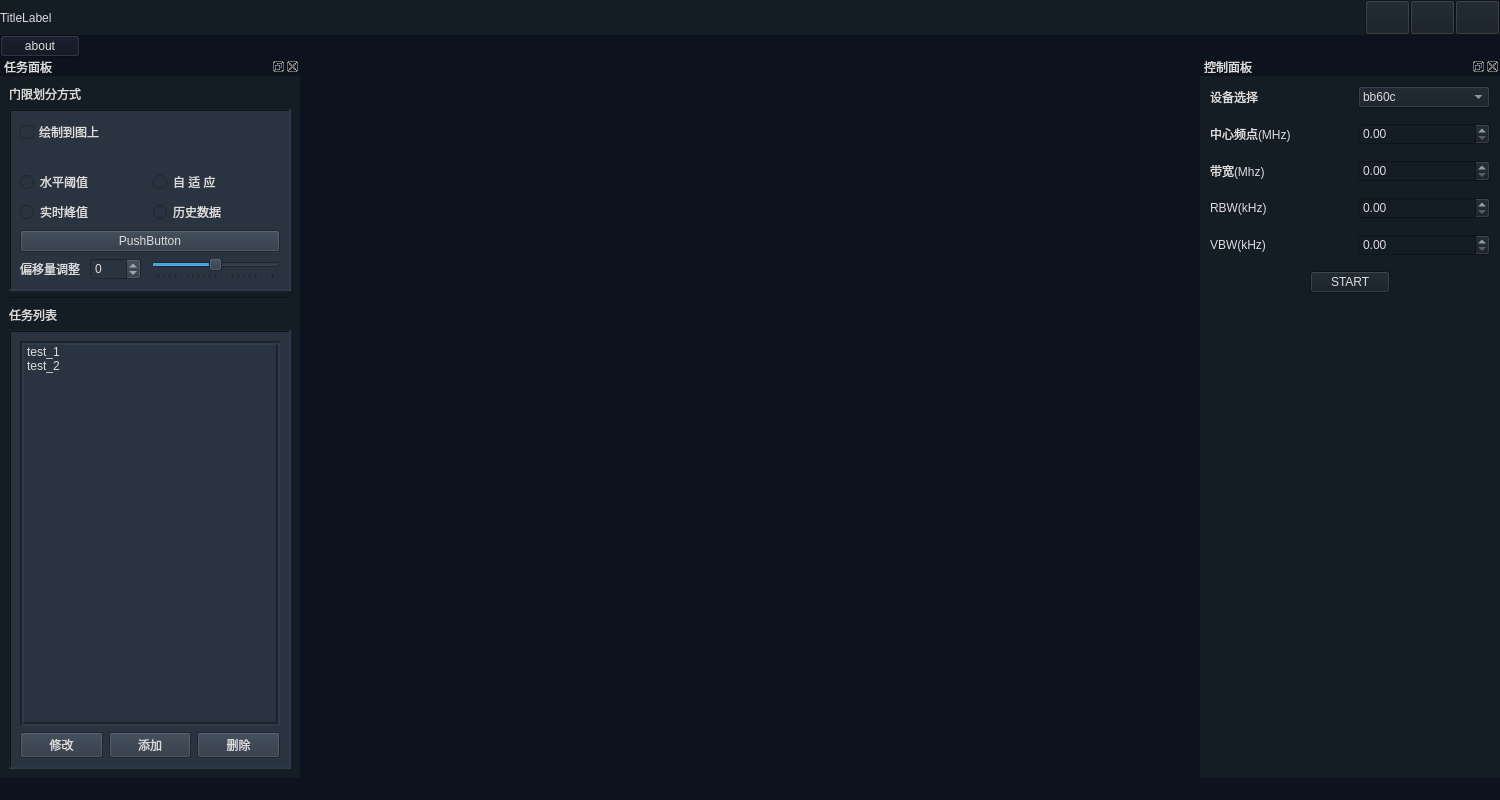
<?xml version="1.0" encoding="UTF-8"?>
<ui version="4.0">
 <class>MainWindow</class>
 <widget class="QMainWindow" name="MainWindow">
  <property name="geometry">
   <rect>
    <x>0</x>
    <y>0</y>
    <width>1500</width>
    <height>800</height>
   </rect>
  </property>
  <property name="windowTitle">
   <string>MainWindow</string>
  </property>
  <property name="styleSheet">
   <string notr="true">background-color: rgb(13, 18, 31);
color: rgb(220, 220, 220);</string>
  </property>
  <widget class="QWidget" name="centralwidget">
   <property name="sizePolicy">
    <sizepolicy hsizetype="Preferred" vsizetype="Preferred">
     <horstretch>0</horstretch>
     <verstretch>0</verstretch>
    </sizepolicy>
   </property>
   <layout class="QVBoxLayout" name="verticalLayout_3">
    <property name="spacing">
     <number>0</number>
    </property>
    <property name="leftMargin">
     <number>0</number>
    </property>
    <property name="topMargin">
     <number>0</number>
    </property>
    <property name="rightMargin">
     <number>0</number>
    </property>
    <property name="bottomMargin">
     <number>0</number>
    </property>
    <item>
     <widget class="QWidget" name="title_widget" native="true">
      <property name="styleSheet">
       <string notr="true">background-color: rgb(60, 63, 65);
background-color: rgb(20, 28, 36);</string>
      </property>
      <layout class="QHBoxLayout" name="horizontalLayout">
       <property name="spacing">
        <number>0</number>
       </property>
       <property name="leftMargin">
        <number>0</number>
       </property>
       <property name="topMargin">
        <number>0</number>
       </property>
       <property name="rightMargin">
        <number>0</number>
       </property>
       <property name="bottomMargin">
        <number>0</number>
       </property>
       <item>
        <widget class="QLabel" name="title_label">
         <property name="minimumSize">
          <size>
           <width>0</width>
           <height>0</height>
          </size>
         </property>
         <property name="text">
          <string>TitleLabel</string>
         </property>
        </widget>
       </item>
       <item>
        <spacer name="horizontalSpacer_title">
         <property name="orientation">
          <enum>Qt::Horizontal</enum>
         </property>
         <property name="sizeHint" stdset="0">
          <size>
           <width>40</width>
           <height>20</height>
          </size>
         </property>
        </spacer>
       </item>
       <item>
        <widget class="QPushButton" name="btn_min">
         <property name="minimumSize">
          <size>
           <width>45</width>
           <height>35</height>
          </size>
         </property>
         <property name="maximumSize">
          <size>
           <width>45</width>
           <height>35</height>
          </size>
         </property>
         <property name="text">
          <string/>
         </property>
        </widget>
       </item>
       <item>
        <widget class="QPushButton" name="btn_max">
         <property name="minimumSize">
          <size>
           <width>45</width>
           <height>35</height>
          </size>
         </property>
         <property name="maximumSize">
          <size>
           <width>45</width>
           <height>35</height>
          </size>
         </property>
         <property name="text">
          <string/>
         </property>
        </widget>
       </item>
       <item>
        <widget class="QPushButton" name="btn_close">
         <property name="minimumSize">
          <size>
           <width>45</width>
           <height>35</height>
          </size>
         </property>
         <property name="maximumSize">
          <size>
           <width>45</width>
           <height>35</height>
          </size>
         </property>
         <property name="text">
          <string/>
         </property>
        </widget>
       </item>
      </layout>
     </widget>
    </item>
    <item>
     <widget class="QWidget" name="menu_widget" native="true">
      <layout class="QHBoxLayout" name="horizontalLayout_2">
       <property name="spacing">
        <number>0</number>
       </property>
       <property name="leftMargin">
        <number>0</number>
       </property>
       <property name="topMargin">
        <number>0</number>
       </property>
       <property name="rightMargin">
        <number>0</number>
       </property>
       <property name="bottomMargin">
        <number>0</number>
       </property>
       <item>
        <widget class="QPushButton" name="pushButton_about">
         <property name="text">
          <string>about</string>
         </property>
        </widget>
       </item>
       <item>
        <spacer name="horizontalSpacer_menu">
         <property name="orientation">
          <enum>Qt::Horizontal</enum>
         </property>
         <property name="sizeHint" stdset="0">
          <size>
           <width>40</width>
           <height>20</height>
          </size>
         </property>
        </spacer>
       </item>
      </layout>
     </widget>
    </item>
    <item>
     <widget class="QWidget" name="main_widget" native="true">
      <property name="sizePolicy">
       <sizepolicy hsizetype="Preferred" vsizetype="Preferred">
        <horstretch>0</horstretch>
        <verstretch>0</verstretch>
       </sizepolicy>
      </property>
      <layout class="QHBoxLayout" name="horizontalLayout_4">
       <property name="spacing">
        <number>0</number>
       </property>
       <property name="leftMargin">
        <number>0</number>
       </property>
       <property name="topMargin">
        <number>0</number>
       </property>
       <property name="rightMargin">
        <number>0</number>
       </property>
       <property name="bottomMargin">
        <number>0</number>
       </property>
       <item>
        <widget class="QDockWidget" name="dockWidget_task">
         <property name="maximumSize">
          <size>
           <width>300</width>
           <height>524287</height>
          </size>
         </property>
         <property name="styleSheet">
          <string notr="true">background-color: rgb(60, 63, 65);
background-color: rgb(20, 28, 36);</string>
         </property>
         <property name="windowTitle">
          <string>任务面板</string>
         </property>
         <widget class="QWidget" name="dockWidgetContents_task">
          <layout class="QVBoxLayout" name="verticalLayout">
           <item>
            <widget class="QLabel" name="label_2">
             <property name="text">
              <string>门限划分方式</string>
             </property>
            </widget>
           </item>
           <item>
            <widget class="QFrame" name="frame_threshold">
             <property name="styleSheet">
              <string notr="true">background-color: rgb(42, 52, 65);</string>
             </property>
             <property name="frameShape">
              <enum>QFrame::WinPanel</enum>
             </property>
             <property name="frameShadow">
              <enum>QFrame::Sunken</enum>
             </property>
             <property name="lineWidth">
              <number>1</number>
             </property>
             <layout class="QVBoxLayout" name="verticalLayout_5">
              <item>
               <widget class="QCheckBox" name="checkBox_threshold">
                <property name="text">
                 <string>绘制到图上</string>
                </property>
               </widget>
              </item>
              <item>
               <widget class="QLabel" name="label_3">
                <property name="text">
                 <string/>
                </property>
               </widget>
              </item>
              <item>
               <layout class="QGridLayout" name="gridLayout_threshold">
                <item row="0" column="0">
                 <widget class="QRadioButton" name="radioButton_level">
                  <property name="minimumSize">
                   <size>
                    <width>100</width>
                    <height>0</height>
                   </size>
                  </property>
                  <property name="text">
                   <string>水平阈值</string>
                  </property>
                 </widget>
                </item>
                <item row="0" column="1">
                 <widget class="QRadioButton" name="radioButton_auto">
                  <property name="minimumSize">
                   <size>
                    <width>100</width>
                    <height>0</height>
                   </size>
                  </property>
                  <property name="text">
                   <string>自 适 应</string>
                  </property>
                 </widget>
                </item>
                <item row="1" column="0">
                 <widget class="QRadioButton" name="radioButton_peak">
                  <property name="minimumSize">
                   <size>
                    <width>100</width>
                    <height>0</height>
                   </size>
                  </property>
                  <property name="text">
                   <string>实时峰值</string>
                  </property>
                 </widget>
                </item>
                <item row="1" column="1">
                 <widget class="QRadioButton" name="radioButton_history">
                  <property name="minimumSize">
                   <size>
                    <width>100</width>
                    <height>0</height>
                   </size>
                  </property>
                  <property name="text">
                   <string>历史数据</string>
                  </property>
                 </widget>
                </item>
               </layout>
              </item>
              <item>
               <widget class="QPushButton" name="btn_history">
                <property name="text">
                 <string>PushButton</string>
                </property>
               </widget>
              </item>
              <item>
               <layout class="QHBoxLayout" name="horizontalLayout_offset">
                <property name="spacing">
                 <number>10</number>
                </property>
                <item>
                 <widget class="QLabel" name="label_offset">
                  <property name="text">
                   <string>偏移量调整</string>
                  </property>
                 </widget>
                </item>
                <item>
                 <widget class="QSpinBox" name="spinBox_offset">
                  <property name="minimum">
                   <number>-100</number>
                  </property>
                  <property name="maximum">
                   <number>100</number>
                  </property>
                 </widget>
                </item>
                <item>
                 <widget class="QSlider" name="horizontalSlider_offset">
                  <property name="minimum">
                   <number>-100</number>
                  </property>
                  <property name="maximum">
                   <number>100</number>
                  </property>
                  <property name="orientation">
                   <enum>Qt::Horizontal</enum>
                  </property>
                  <property name="tickPosition">
                   <enum>QSlider::TicksBelow</enum>
                  </property>
                 </widget>
                </item>
               </layout>
              </item>
             </layout>
            </widget>
           </item>
           <item>
            <widget class="Line" name="line_threshold">
             <property name="orientation">
              <enum>Qt::Horizontal</enum>
             </property>
            </widget>
           </item>
           <item>
            <widget class="QLabel" name="label_task_list">
             <property name="text">
              <string>任务列表</string>
             </property>
            </widget>
           </item>
           <item>
            <widget class="QFrame" name="frame_task_list">
             <property name="styleSheet">
              <string notr="true">background-color: rgb(42, 52, 65);</string>
             </property>
             <property name="frameShape">
              <enum>QFrame::WinPanel</enum>
             </property>
             <property name="frameShadow">
              <enum>QFrame::Sunken</enum>
             </property>
             <layout class="QVBoxLayout" name="verticalLayout_4">
              <item>
               <widget class="QListWidget" name="listWidget_task">
                <property name="frameShape">
                 <enum>QFrame::Box</enum>
                </property>
                <property name="frameShadow">
                 <enum>QFrame::Sunken</enum>
                </property>
                <property name="lineWidth">
                 <number>2</number>
                </property>
                <property name="midLineWidth">
                 <number>0</number>
                </property>
                <item>
                 <property name="text">
                  <string>test_1</string>
                 </property>
                </item>
                <item>
                 <property name="text">
                  <string>test_2</string>
                 </property>
                </item>
               </widget>
              </item>
              <item>
               <layout class="QHBoxLayout" name="horizontalLayout_task_btn">
                <item>
                 <widget class="QPushButton" name="btn_task_modify">
                  <property name="text">
                   <string>修改</string>
                  </property>
                 </widget>
                </item>
                <item>
                 <widget class="QPushButton" name="btn_task_add">
                  <property name="text">
                   <string>添加</string>
                  </property>
                 </widget>
                </item>
                <item>
                 <widget class="QPushButton" name="btn_task_delete">
                  <property name="text">
                   <string>删除</string>
                  </property>
                 </widget>
                </item>
               </layout>
              </item>
             </layout>
            </widget>
           </item>
          </layout>
         </widget>
        </widget>
       </item>
       <item>
        <widget class="QStackedWidget" name="stackedWidget">
         <property name="currentIndex">
          <number>0</number>
         </property>
         <widget class="QWidget" name="page_1">
          <layout class="QVBoxLayout" name="verticalLayout_2">
           <property name="spacing">
            <number>2</number>
           </property>
           <property name="leftMargin">
            <number>2</number>
           </property>
           <property name="topMargin">
            <number>2</number>
           </property>
           <property name="rightMargin">
            <number>2</number>
           </property>
           <property name="bottomMargin">
            <number>2</number>
           </property>
           <item>
            <widget class="QCustomPlot" name="widget_plot" native="true"/>
           </item>
          </layout>
         </widget>
         <widget class="QWidget" name="page_2">
          <widget class="QLabel" name="label_page_2">
           <property name="geometry">
            <rect>
             <x>500</x>
             <y>270</y>
             <width>591</width>
             <height>151</height>
            </rect>
           </property>
           <property name="text">
            <string>label_page_2</string>
           </property>
          </widget>
         </widget>
        </widget>
       </item>
       <item>
        <widget class="QDockWidget" name="dockWidget_ctrl">
         <property name="maximumSize">
          <size>
           <width>300</width>
           <height>524287</height>
          </size>
         </property>
         <property name="styleSheet">
          <string notr="true">background-color: rgb(60, 63, 65);
background-color: rgb(20, 28, 36);</string>
         </property>
         <property name="windowTitle">
          <string>控制面板</string>
         </property>
         <widget class="QWidget" name="dockWidgetContents_ctrl">
          <layout class="QHBoxLayout" name="horizontalLayout_5">
           <property name="spacing">
            <number>15</number>
           </property>
           <property name="leftMargin">
            <number>10</number>
           </property>
           <property name="topMargin">
            <number>10</number>
           </property>
           <property name="rightMargin">
            <number>10</number>
           </property>
           <property name="bottomMargin">
            <number>10</number>
           </property>
           <item>
            <layout class="QVBoxLayout" name="verticalLayout_ctrl">
             <item>
              <layout class="QHBoxLayout" name="horizontalLayout_devices">
               <item>
                <widget class="QLabel" name="label_devices">
                 <property name="text">
                  <string>设备选择</string>
                 </property>
                </widget>
               </item>
               <item>
                <widget class="QComboBox" name="comboBox_devices">
                 <item>
                  <property name="text">
                   <string>bb60c</string>
                  </property>
                 </item>
                </widget>
               </item>
              </layout>
             </item>
             <item>
              <layout class="QHBoxLayout" name="horizontalLayout_freq">
               <item>
                <widget class="QLabel" name="label">
                 <property name="text">
                  <string>中心频点(MHz)</string>
                 </property>
                </widget>
               </item>
               <item>
                <widget class="QDoubleSpinBox" name="doubleSpinBox_freq">
                 <property name="maximum">
                  <double>100000.000000000000000</double>
                 </property>
                </widget>
               </item>
              </layout>
             </item>
             <item>
              <layout class="QHBoxLayout" name="horizontalLayout_bw">
               <item>
                <widget class="QLabel" name="label_bw">
                 <property name="text">
                  <string>带宽(Mhz)</string>
                 </property>
                </widget>
               </item>
               <item>
                <widget class="QDoubleSpinBox" name="doubleSpinBox_bw">
                 <property name="maximum">
                  <double>100000.000000000000000</double>
                 </property>
                </widget>
               </item>
              </layout>
             </item>
             <item>
              <layout class="QHBoxLayout" name="horizontalLayout_rbw">
               <item>
                <widget class="QLabel" name="label_rbw">
                 <property name="text">
                  <string>RBW(kHz)</string>
                 </property>
                </widget>
               </item>
               <item>
                <widget class="QDoubleSpinBox" name="doubleSpinBox_rbw">
                 <property name="maximum">
                  <double>100000.000000000000000</double>
                 </property>
                </widget>
               </item>
              </layout>
             </item>
             <item>
              <layout class="QHBoxLayout" name="horizontalLayout_vbw">
               <item>
                <widget class="QLabel" name="label_vbw">
                 <property name="text">
                  <string>VBW(kHz)</string>
                 </property>
                </widget>
               </item>
               <item>
                <widget class="QDoubleSpinBox" name="doubleSpinBox_vbw">
                 <property name="maximum">
                  <double>100000.000000000000000</double>
                 </property>
                </widget>
               </item>
              </layout>
             </item>
             <item>
              <layout class="QHBoxLayout" name="horizontalLayout_start_btn">
               <item>
                <spacer name="horizontalLayout_start_btn_2">
                 <property name="orientation">
                  <enum>Qt::Horizontal</enum>
                 </property>
                 <property name="sizeHint" stdset="0">
                  <size>
                   <width>40</width>
                   <height>20</height>
                  </size>
                 </property>
                </spacer>
               </item>
               <item>
                <widget class="QPushButton" name="btn_start">
                 <property name="text">
                  <string>   START   </string>
                 </property>
                </widget>
               </item>
               <item>
                <spacer name="horizontalLayout_start_btn_3">
                 <property name="orientation">
                  <enum>Qt::Horizontal</enum>
                 </property>
                 <property name="sizeHint" stdset="0">
                  <size>
                   <width>40</width>
                   <height>20</height>
                  </size>
                 </property>
                </spacer>
               </item>
              </layout>
             </item>
             <item>
              <spacer name="verticalSpacer_ctrl">
               <property name="orientation">
                <enum>Qt::Vertical</enum>
               </property>
               <property name="sizeHint" stdset="0">
                <size>
                 <width>20</width>
                 <height>40</height>
                </size>
               </property>
              </spacer>
             </item>
            </layout>
           </item>
          </layout>
         </widget>
        </widget>
       </item>
      </layout>
     </widget>
    </item>
   </layout>
  </widget>
  <widget class="QStatusBar" name="statusbar"/>
  <widget class="QMenuBar" name="menubar">
   <property name="geometry">
    <rect>
     <x>0</x>
     <y>0</y>
     <width>1500</width>
     <height>23</height>
    </rect>
   </property>
  </widget>
 </widget>
 <customwidgets>
  <customwidget>
   <class>QCustomPlot</class>
   <extends>QWidget</extends>
   <header>qcustomplot.h</header>
   <container>1</container>
  </customwidget>
 </customwidgets>
 <resources/>
 <connections/>
</ui>
